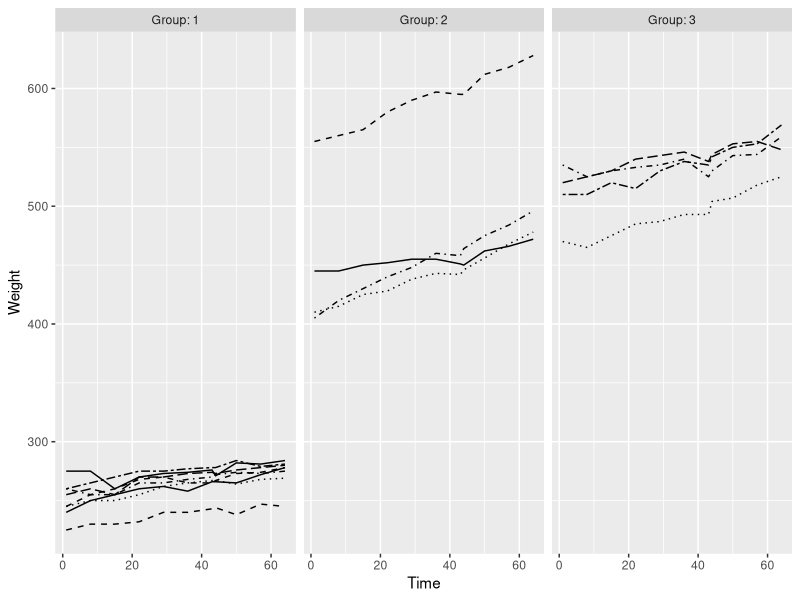
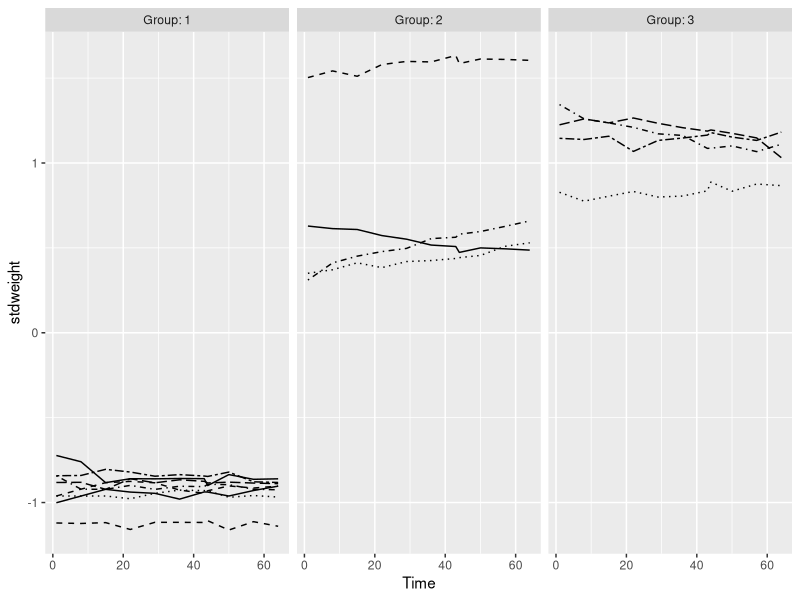
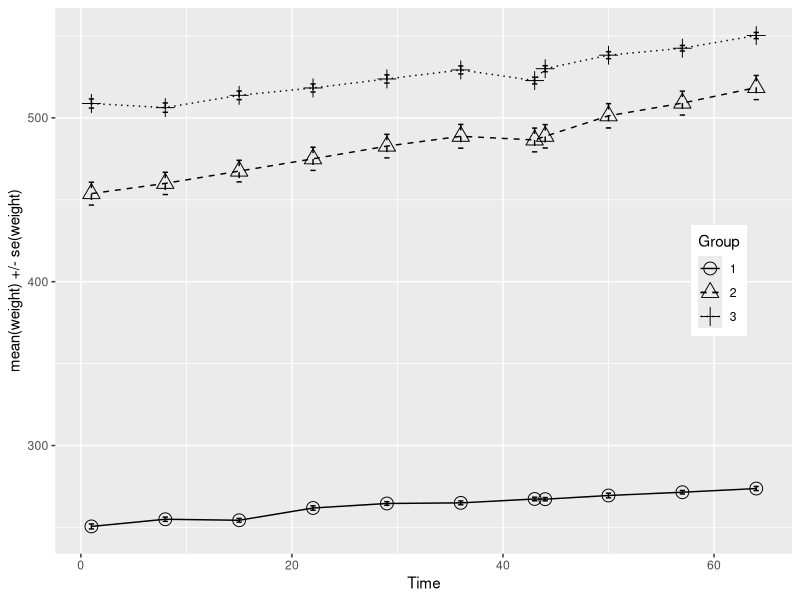
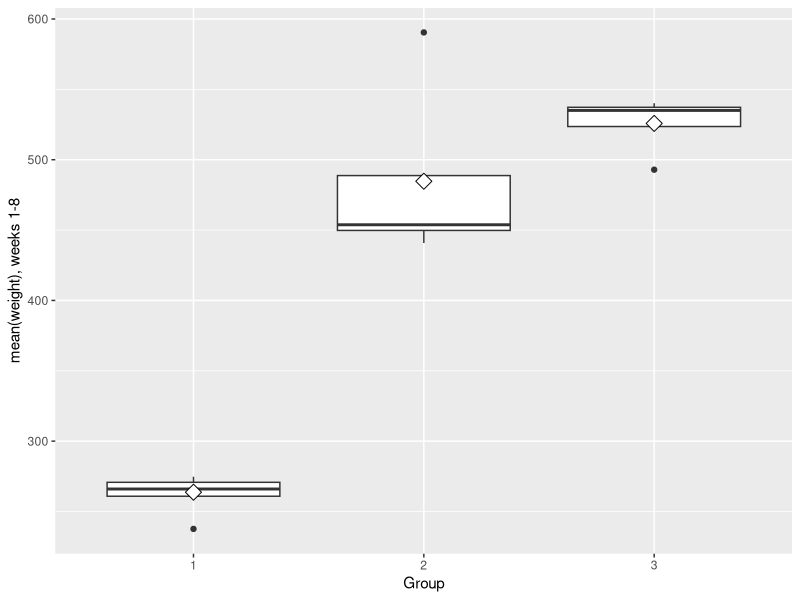
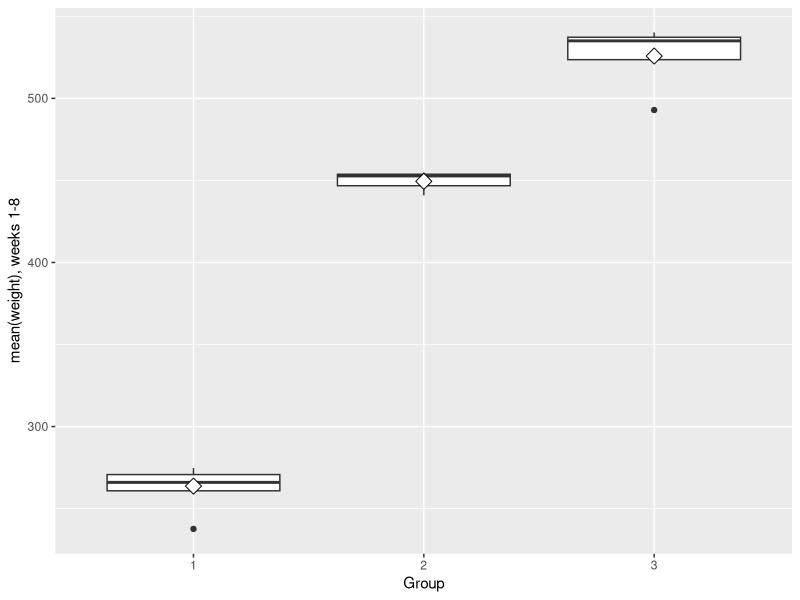

Write the R code that produced these figures, in order.
## ---- chunk 1
library(dplyr)
library(tidyr)
library(ggplot2)
library(GGally)
## ---- chunk 2
BPRSL <- read.csv("bprsl.csv")
str(BPRSL)
## ---- chunk 3
BPRSL$treatment <- factor(BPRSL$treatment)
BPRSL$subject <- factor(BPRSL$subject)
BPRSL$weeks <- as.character(BPRSL$weeks)

glimpse(BPRSL)
## ---- chunk 4
RATSL <- read.csv("rats.csv")
glimpse(RATSL)
## ---- chunk 5
RATSL$ID <- factor(RATSL$ID)
RATSL$Group <- factor(RATSL$Group)
RATSL$WD <- as.character(RATSL$WD)
glimpse(RATSL)
## ---- chunk 6

library(dplyr)
library(tidyr)
library(ggplot2)
library(GGally)

ggplot(RATSL, aes(x = Time, y = Weight, linetype = ID)) +
  geom_line() +
  scale_linetype_manual(values = rep(1:10, times=4)) +
  facet_grid(. ~ Group, labeller = label_both) +
  theme(legend.position = "none") + 
  scale_y_continuous(limits = c(min(225), max(628)))
## ---- chunk 7
summary(RATSL$Weight)
## ---- chunk 8
RATSLS <- RATSL %>%
  group_by(Time) %>%
  mutate(stdweight = (Weight - mean(Weight))/sd(Weight) ) %>%
  ungroup()

glimpse(RATSLS)
## ---- chunk 9
ggplot(RATSLS, aes(x = Time, y = stdweight, linetype = ID)) +
  geom_line() +
  scale_linetype_manual(values = rep(1:10, times=4)) +
  facet_grid(. ~ Group, labeller = label_both) +
  theme(legend.position = "none")

## ---- chunk 10
n <- RATSLS$Weight %>% unique() %>% length()


RATSLn <- RATSLS %>%
  group_by(Group, Time) %>%
  summarise( mean = mean(Weight), se = sd(Weight)/sqrt(n) ) %>%
  ungroup()

glimpse(RATSLn)

ggplot(RATSLn, aes(x = Time, y = mean, linetype = Group, shape = Group)) +
  geom_line() +
  scale_linetype_manual(values = c(1,2,3)) +
  geom_point(size=4) +
  scale_shape_manual(values = c(1,2,3)) +
  geom_errorbar(aes(ymin = mean - se, ymax = mean + se, linetype="2"), width=0.5) +
  theme(legend.position = c(0.9,0.5)) +
  scale_y_continuous(name = "mean(weight) +/- se(weight)")

## ---- chunk 11
RATSS <- RATSLS %>%
  filter(Time > 0) %>%
  group_by(Group, ID) %>%
  summarise( mean=mean(Weight) ) %>%
  ungroup()

# Glimpse the data
glimpse(RATSS)

# Draw a boxplot of the mean versus treatment
ggplot(RATSS, aes(x = Group, y = mean)) +
  geom_boxplot() +
  stat_summary(fun.y = "mean", geom = "point", shape=23, size=4, fill = "white") +
  scale_y_continuous(name = "mean(weight), weeks 1-8")

## ---- chunk 12
RATSSS <- RATSS %>%
  filter(mean < 560)

ggplot(RATSSS, aes(x = Group, y = mean)) +
  geom_boxplot() +
  stat_summary(fun.y = "mean", geom = "point", shape=23, size=4, fill = "white") +
  scale_y_continuous(name = "mean(weight), weeks 1-8")

